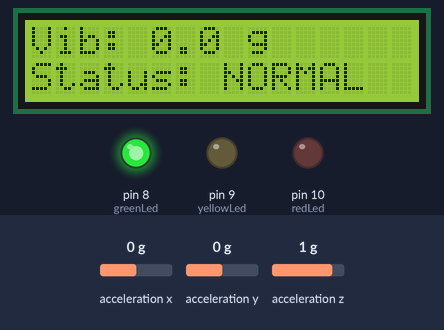
Simulated run of this sketch. Board: Arduino Uno, built with avr-gcc and run on an emulated ATmega328P. On the bench: 16×2 character LCD, output pins drawn as LEDs (lit = HIGH). Wiring (inferred from the names in the program): MPU-6050 motion sensor at I2C address 0x68. Dashed ring = blinking. The inputs (shaded band) are chosen by the test bench; at power-on: acceleration x 0 g, acceleration y 0 g, acceleration z 1 g.

Above: at 1.3 s.
1.4 s: acceleration x set to -0.5 g
At 1.9 s:
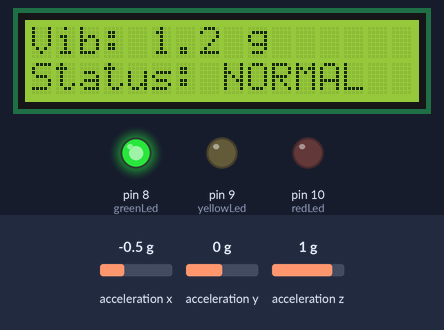
3.0 s: acceleration x set to -0.8 g
At 3.8 s:
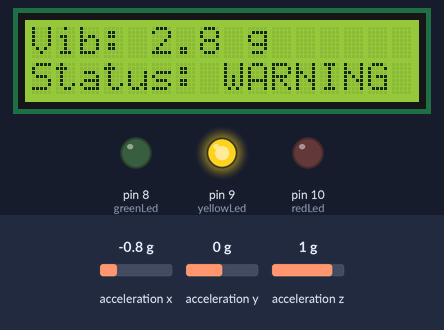
4.6 s: acceleration y set to -0.6 g
At 5.8 s:
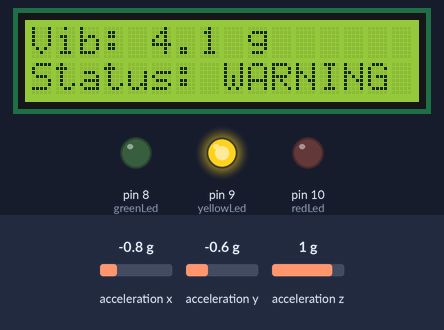
6.1 s: acceleration y set to -0.9 g
At 6.35 s:
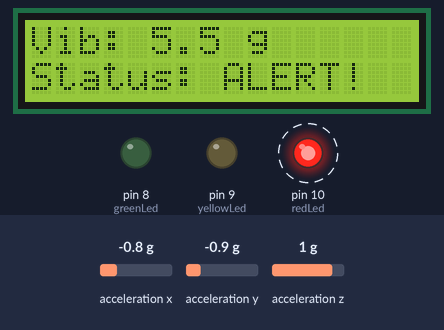
9.1 s: acceleration z set to -1.4 g
At 9.92 s:
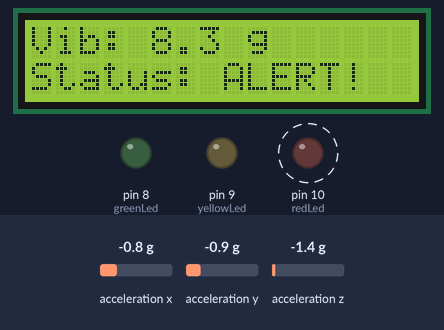
Timing chart, 0 to 11.6 s (numbered marks = the images above; inputs shaded):
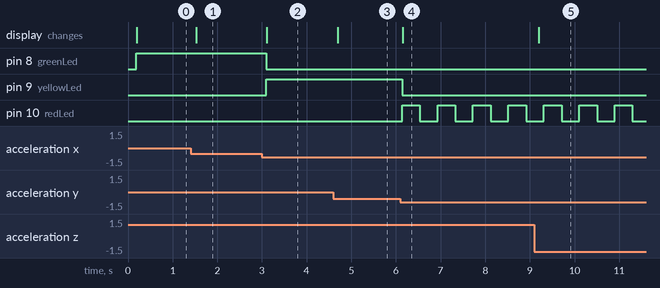

Measured:
- the behaviour switches between -0.6 and -0.7 g on acceleration x (found by bisection; images 1 and 2)
- the behaviour switches between -0.7 and -0.8 g on acceleration y (found by bisection; images 3 and 4)
- after the input at 1.4 s, the display: changes after 0.12 s (image 1)
- after the input at 3.0 s, pin 8 (greenLed): HIGH → LOW after 0.09 s; pin 9 (yellowLed): LOW → HIGH after 0.09 s; the display: changes after 0.11 s (image 2)
- after the input at 4.6 s, the display: changes after 0.10 s (image 3)
- after the input at 6.1 s, pin 9 (yellowLed): HIGH → LOW at once; pin 10 (redLed): alternates HIGH for 0.40 s and LOW for 0.40 s, starting at once; the display: changes after 0.05 s (image 4)
- after the input at 9.1 s, the display: changes after 0.10 s (image 5)

The sketch:

vibration_monitor.ino
```cpp
#include <Wire.h>
#include <LiquidCrystal_I2C.h>

// Initialize LCD
LiquidCrystal_I2C lcd(0x27, 16, 2);

// MPU6050 I2C address
const int MPU_ADDR = 0x68;

// Pin Definitions
const int greenLed = 8;
const int yellowLed = 9;
const int redLed = 10;

// Vibration Thresholds
const float thresholdYellow = 2.0;
const float thresholdRed = 5.0;

// Variables for blinking logic
unsigned long previousMillis = 0;
bool redLedState = LOW;

void setup() {
  Serial.begin(115200);
  delay(100); // Give hardware a moment to power up

  // Initialize LCD
  lcd.init();
  lcd.backlight();
  pinMode(greenLed, OUTPUT);
  pinMode(yellowLed, OUTPUT);
  pinMode(redLed, OUTPUT);

  // --- BYPASS ADAFRUIT: WAKE UP THE MPU6050 MANUALLY ---
  Wire.begin();
  Wire.beginTransmission(MPU_ADDR);
  Wire.write(0x6B);  // Access the Power Management register
  Wire.write(0);     // Write a 0 to wake up the sensor
  byte error = Wire.endTransmission(true);

  if (error != 0) {
    lcd.setCursor(0,0);
    lcd.print("Wiring Error!");
    while (1) { delay(10); } // Stop here if wiring is broken
  }

  lcd.clear();
}

void loop() {
  // --- READ RAW ACCELEROMETER DATA ---
  Wire.beginTransmission(MPU_ADDR);
  Wire.write(0x3B);  // Start reading at register 0x3B (ACCEL_XOUT_H)
  Wire.endTransmission(false);
  Wire.requestFrom(MPU_ADDR, 6, true);  // Request 6 registers (X, Y, Z)

  // Combine the raw high and low bytes for each axis
  int16_t AcX = Wire.read() << 8 | Wire.read();
  int16_t AcY = Wire.read() << 8 | Wire.read();
  int16_t AcZ = Wire.read() << 8 | Wire.read();

  // Convert raw values to m/s^2 to match your thresholds
  // 16384 is the default sensitivity. 9.81 is gravity.
  float ax = (AcX / 16384.0) * 9.81;
  float ay = (AcY / 16384.0) * 9.81;
  float az = (AcZ / 16384.0) * 9.81;

  // Calculate vibration magnitude (isolating from gravity)
  float magnitude = sqrt(ax * ax + ay * ay + az * az);
  float vibration = abs(magnitude - 9.81);

  // Update LCD Display
  lcd.setCursor(0, 0);
  lcd.print("Vib: "); lcd.print(vibration, 1); lcd.print(" g      ");

  // Logic Control
  if (vibration < thresholdYellow) {
    // Normal Condition
    digitalWrite(greenLed, HIGH);
    digitalWrite(yellowLed, LOW);
    digitalWrite(redLed, LOW);
    lcd.setCursor(0, 1); lcd.print("Status: NORMAL  ");
  }
  else if (vibration < thresholdRed) {
    // Warning Condition
    digitalWrite(greenLed, LOW);
    digitalWrite(yellowLed, HIGH);
    digitalWrite(redLed, LOW);
    lcd.setCursor(0, 1); lcd.print("Status: WARNING ");
  }
  else {
    // Failure Condition (Blinking Red)
    digitalWrite(greenLed, LOW);
    digitalWrite(yellowLed, LOW);

    unsigned long currentMillis = millis();
    if (currentMillis - previousMillis >= 300) {
      previousMillis = currentMillis;
      redLedState = !redLedState;
      digitalWrite(redLed, redLedState);
    }
    lcd.setCursor(0, 1); lcd.print("Status: ALERT!  ");
  }

  // Add a tiny delay so the LCD text doesn't flicker wildly
  delay(100);
}
```
